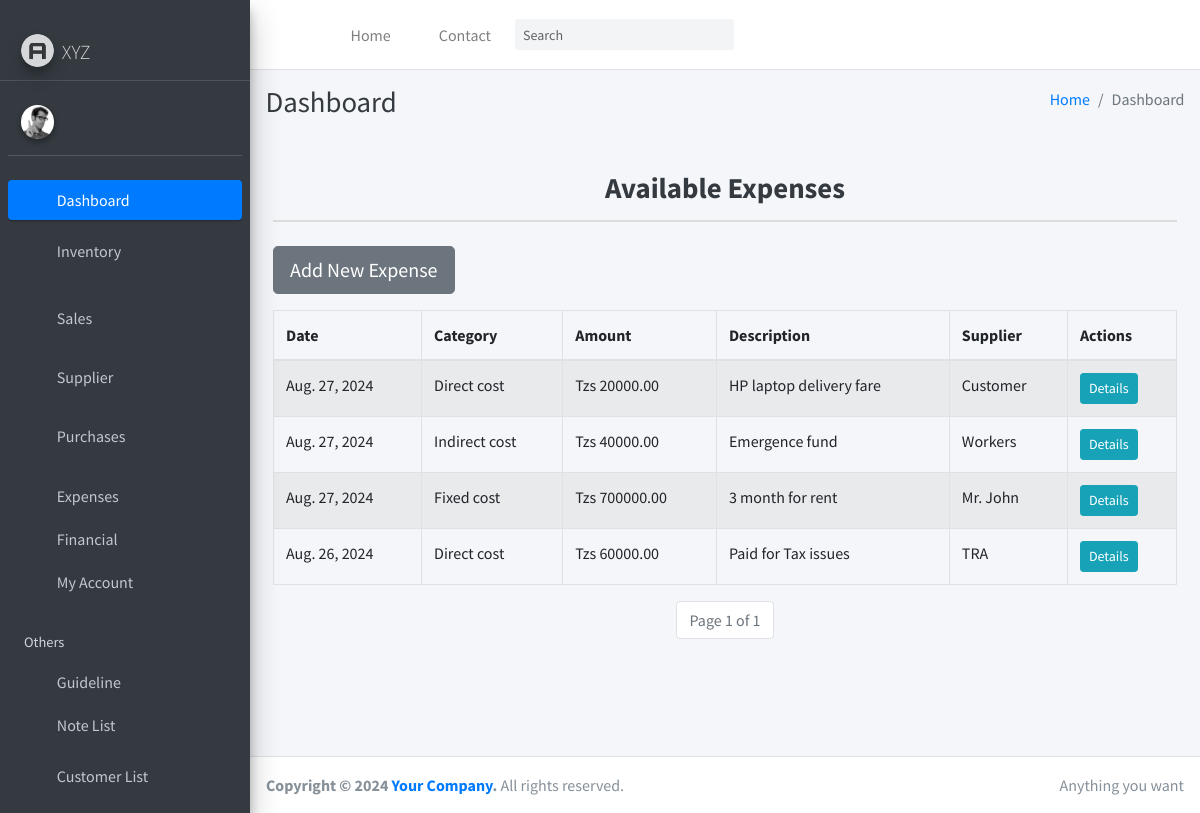
The app's page /transaction/list/ with its own data.
### transaction/models.py (models this page shows, shortened)
class Expense(models.Model):
    date = models.DateField(default=timezone.now)
    category = models.ForeignKey(ExpenseCategory, on_delete=models.CASCADE)
    amount = models.DecimalField(max_digits=10, decimal_places=2)
    description = models.TextField(blank=True, null=True)
    supplier = models.CharField(max_length=200, blank=True, null=True)

class ExpenseCategory(models.Model):
    name = models.CharField(max_length=100, unique=True)
    description = models.TextField(blank=True, null=True)

### transaction/views.py (the view)
# urls.py: path('list/', views.ExpenseListView.as_view(), name='list'),
class ExpenseListView(ListView):
    model = Expense
    template_name = 'expenses/expenses_list.html'
    context_object_name = 'expenses'
    paginate_by = 10  # Number of items per page
    def get_queryset(self):
        return Expense.objects.all().order_by('-date')

### transaction/templates/expenses/expenses_list.html (shortened to what this page needs)
{% extends "base.html" %}
{% block content %}
<div class="container-fluid">
    <div class="my-4 text-center text-dark font-weight-bold" style="font-size: 1.8rem; border-bottom: 2px solid #ddd; padding-bottom: 10px;">
        Available Expenses
    </div>
    <div class="mb-3">
        <a href="{% url 'transaction:create' %}" class="btn btn-secondary btn-lg">Add New Expense</a>
    </div>
    <div class="table-responsive">
        <table class="table table-striped table-bordered">
            <thead class="thead-secondary">
                <tr>
                    <th>Date</th>
                    <th>Category</th>
                    <th>Amount</th>
                    <th>Description</th>
                    <th>Supplier</th>
                    <th>Actions</th>
                </tr>
            </thead>
            <tbody>
                {% for expense in expenses %}
                    <tr>
                        <td>{{ expense.date }}</td>
                        <td>{{ expense.category.name }}</td>
                        <td>Tzs {{ expense.amount }}</td>
                        <td>{{ expense.description }}</td>
                        <td>{{ expense.supplier }}</td>
                        <td>
                            <a href="{% url 'transaction:expense-detail' expense.id %}" class="btn btn-info btn-sm">Details</a>
                        </td>
                    </tr>
                {% empty %}
                    <tr>
                        <td colspan="6" class="text-center">No expenses found</td>
                    </tr>
                {% endfor %}
            </tbody>
        </table>
    </div>
    <nav aria-label="Page navigation">
        <ul class="pagination justify-content-center">
            <li class="page-item disabled">
                <span class="page-link">Page {{ page_obj.number }} of {{ page_obj.paginator.num_pages }}</span>
            </li>
        </ul>
    </nav>
</div>
{% endblock content %}

### records on screen
Expense: date "Aug. 27, 2024", category.name "Direct cost", amount "20000.00", description "HP laptop delivery fare", supplier "Customer"
Expense: date "Aug. 27, 2024", category.name "Indirect cost", amount "40000.00", description "Emergence fund", supplier "Workers"
Expense: date "Aug. 27, 2024", category.name "Fixed cost", amount "700000.00", description "3 month for rent", supplier "Mr. John"
Expense: date "Aug. 26, 2024", category.name "Direct cost", amount "60000.00", description "Paid for Tax issues", supplier "TRA"

### other values on screen
{{ page_obj.number }} "1"
{{ page_obj.paginator.num_pages }} "1"
